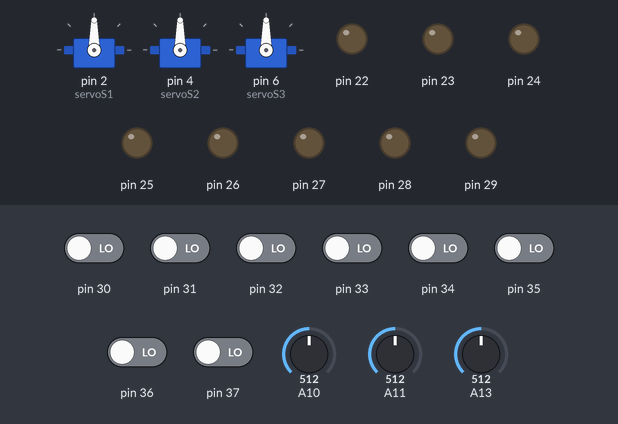
Recording of a sketch running on a simulated Arduino Mega 2560, built with avr-gcc and run on an emulated ATmega2560. Parts: 3 × servo, output pins drawn as LEDs (lit = HIGH). Dashed ring = blinking. The inputs (shaded band) are chosen by the test bench; at power-on: pin 30–37 LOW, A10 = 512, A11 = 512, A13 = 512. No radio packets arrive unless stated.

Above: at 1.3 s.
1.4 s: pin 30 driven HIGH
At 2.1 s:
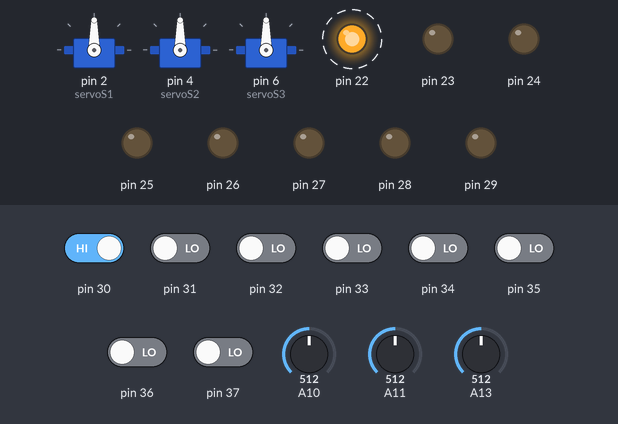
4.4 s: pin 31 driven HIGH
At 5.3 s:
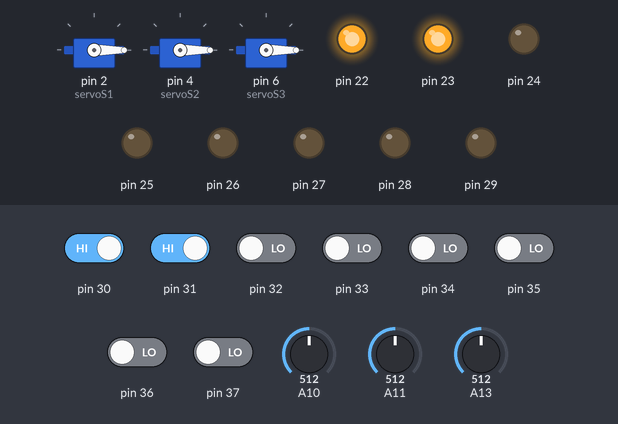
7.4 s: pin 32 driven HIGH
At 7.9 s:
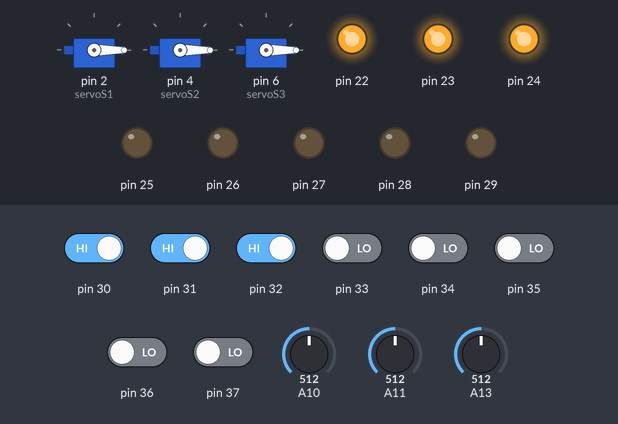
10.4 s: pin 33 driven HIGH
At 11.3 s:
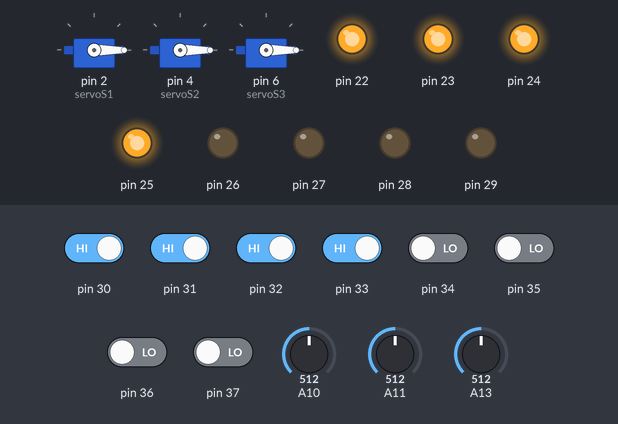
13.4 s: pin 34 driven HIGH
At 15.5 s:
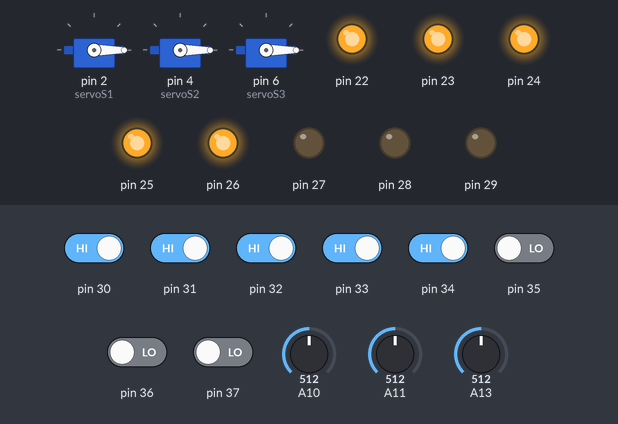
16.4 s: pin 35 driven HIGH
At 18.2 s:
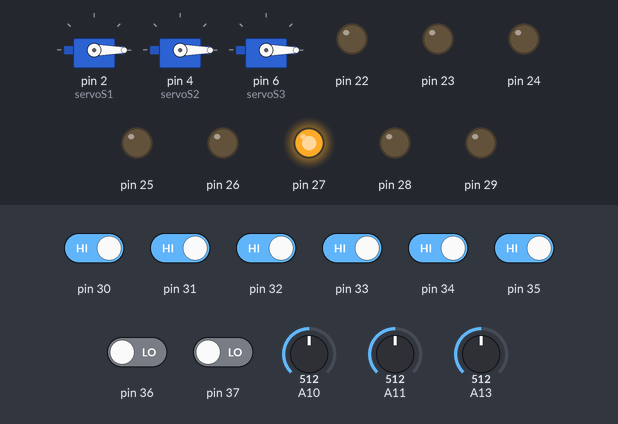
Timing chart, 0 to 20.4 s (numbered marks = the images above; inputs shaded):
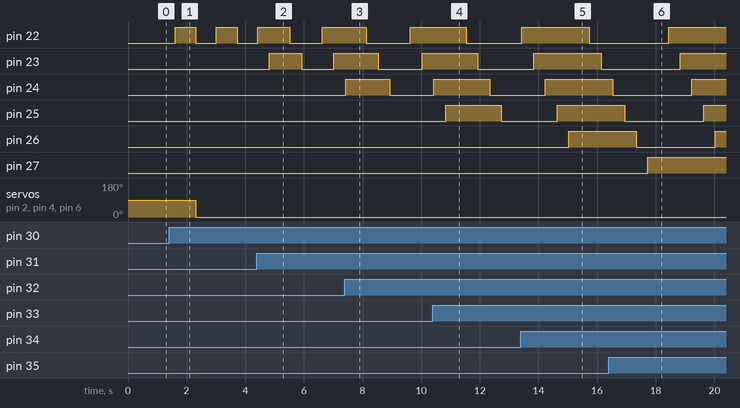

Measured:
- after the input at 1.4 s, pin 22: alternates HIGH for 0.70 s and LOW for 0.70 s, starting after 0.21 s; servo on pin 2 (servoS1), servo on pin 4 (servoS2), servo on pin 6 (servoS3): 90° → 0° after 0.92 s instead of 0.52 s
- after the input at 4.4 s, pin 23: LOW → HIGH after 0.42 s, → LOW 1.1 s later, → HIGH 1.1 s later
- after the input at 7.4 s, pin 24: LOW → HIGH at once, → LOW 1.5 s later
- after the input at 10.4 s, pin 25: LOW → HIGH after 0.43 s, → LOW 1.9 s later
- after the input at 13.4 s, pin 26: LOW → HIGH after 1.6 s
- after the input at 16.4 s, pin 23: LOW → HIGH after 2.4 s instead of 2.0 s; pin 27: LOW → HIGH after 1.3 s

The sketch:

transciever.ino
```cpp
#include "RF24.h"
#include <Servo.h>
#include <stdint.h>

Servo servoS1;
Servo servoS2;
Servo servoS3;
int EStopCount = 0;
RF24 myRadio (48, 49);
//--------- >>>>>>>> Paquete >>>>>>>>>
struct package{
  int Joys1X=0;
  int Joys1Y=0;
  int Joys2X=0;
  int Joys2Y=0;

  int CHN22=0;
  int CHN23=0;
  int CHN24=0;
  int CHN25=0;
  int CHN26=0;
  int CHN27=0;
  int CHN28=0;
  int CHN29=0;
};
typedef struct package Package;
Package data;
//--------- <<<<<<<< Paquete <<<<<<<<<
void setup()
{
  pinMode(2, OUTPUT);
  pinMode(4, OUTPUT);
  pinMode(6, OUTPUT);
  servoS1.attach(2);
  servoS2.attach(4);
  servoS3.attach(6);
  pinMode(22, OUTPUT);
  pinMode(23, OUTPUT);
  pinMode(24, OUTPUT);
  pinMode(25, OUTPUT);
  pinMode(26, OUTPUT);
  pinMode(27, OUTPUT);
  pinMode(28, OUTPUT);
  pinMode(29, OUTPUT);

  pinMode(30, INPUT);
  pinMode(31, INPUT);
  pinMode(32, INPUT);
  pinMode(30, INPUT);
  pinMode(30, INPUT);
  pinMode(30, INPUT);
  pinMode(30, INPUT);
  pinMode(30, INPUT);

  myRadio.begin();
  myRadio.setChannel(115);
  myRadio.setPALevel(RF24_PA_MAX);     //<< RF24_PA_MIN,/ RF24_PA_LOW,/ RF24_PA_HIGH,/ RF24_PA_MAX,  <<ojO
  myRadio.setDataRate( RF24_250KBPS ); //<< RF24_1MBPS,/ RF24_2MBPS,/ RF24_250KBPS  <<ojO
  myRadio.openWritingPipe(1);
  myRadio.openReadingPipe(1, 1);
  myRadio.startListening();
  delay(100);
}
void loop()
{//>>>>  -------------------------- Recibe >>>>>>>>

myRadio.startListening();
delay(300);
if (myRadio.available())
  {
   while (myRadio.available())
      {
        myRadio.read( &data, sizeof(data) );
      }
      EStopCount=0;
      servoS1.write(map(data.Joys1Y, 0, 1023, 0, 180));
      servoS2.write(map(data.Joys2Y, 0, 1023, 180, 0));
      //servoS1.write(map(data.Joys1Y, 0, 1023, 900, 2200));
      //servoS2.write(map(data.Joys2Y, 0, 1023, 2200, 900));
      servoS3.write(map(data.Joys1X, 0, 1023, 0, 180));
      if (data.CHN22 == 1){digitalWrite(22, HIGH);}else{digitalWrite(22, LOW);}
      if (data.CHN23 == 1){digitalWrite(23, HIGH);}else{digitalWrite(23, LOW);}
      if (data.CHN24 == 1){digitalWrite(24, HIGH);}else{digitalWrite(24, LOW);}
      if (data.CHN25 == 1){digitalWrite(25, HIGH);}else{digitalWrite(25, LOW);}
      if (data.CHN26 == 1){digitalWrite(26, HIGH);}else{digitalWrite(26, LOW);}
      if (data.CHN27 == 1){digitalWrite(27, HIGH);}else{digitalWrite(27, LOW);}
      if (data.CHN28 == 1){digitalWrite(28, HIGH);}else{digitalWrite(28, LOW);}
      if (data.CHN29 == 1){digitalWrite(29, HIGH);}else{digitalWrite(29, LOW);}
    }
  else
    {
   EStopCount++;
      if (EStopCount > 5)
      {
       servoS1.write(0);
       servoS2.write(0);
       //servoS1.write(1500);
       //servoS2.write(1500);
       servoS3.write(0);
      }
   }
  myRadio.stopListening();
//<<<<  -------------------------- Recibe <<<<<<<<<
//>>>> --------------------------- Send >>>>>>>>>

  //=================== Send >>>>
  data.Joys1Y = analogRead(11);
  data.Joys2Y = analogRead(13);
  data.Joys1X = analogRead(10);
 if (digitalRead(30) == HIGH){if (data.CHN22 == 1){digitalWrite(22, LOW);data.CHN22 = 0;}else{digitalWrite(22, HIGH);data.CHN22 = 1;}delay(400);}
 if (digitalRead(31) == HIGH){if (data.CHN23 == 1){digitalWrite(23, LOW);data.CHN23 = 0;}else{digitalWrite(23, HIGH);data.CHN23 = 1;}delay(400);}
 if (digitalRead(32) == HIGH){if (data.CHN24 == 1){digitalWrite(24, LOW);data.CHN24 = 0;}else{digitalWrite(24, HIGH);data.CHN24 = 1;}delay(400);}
 if (digitalRead(33) == HIGH){if (data.CHN25 == 1){digitalWrite(25, LOW);data.CHN25 = 0;}else{digitalWrite(25, HIGH);data.CHN25 = 1;}delay(400);}
 if (digitalRead(34) == HIGH){if (data.CHN26 == 1){digitalWrite(26, LOW);data.CHN26 = 0;}else{digitalWrite(26, HIGH);data.CHN26 = 1;}delay(400);}
 if (digitalRead(35) == HIGH){if (data.CHN27 == 1){digitalWrite(27, LOW);data.CHN27 = 0;}else{digitalWrite(27, HIGH);data.CHN27 = 1;}delay(400);}
 if (digitalRead(36) == HIGH){if (data.CHN28 == 1){digitalWrite(28, LOW);data.CHN28 = 0;}else{digitalWrite(28, HIGH);data.CHN28 = 1;}delay(400);}
 if (digitalRead(37) == HIGH){if (data.CHN29 == 1){digitalWrite(29, LOW);data.CHN29 = 0;}else{digitalWrite(29, HIGH);data.CHN29 = 1;}delay(400);}

myRadio.write(&data, sizeof(data));
//=================== Send <<<<
}
```
